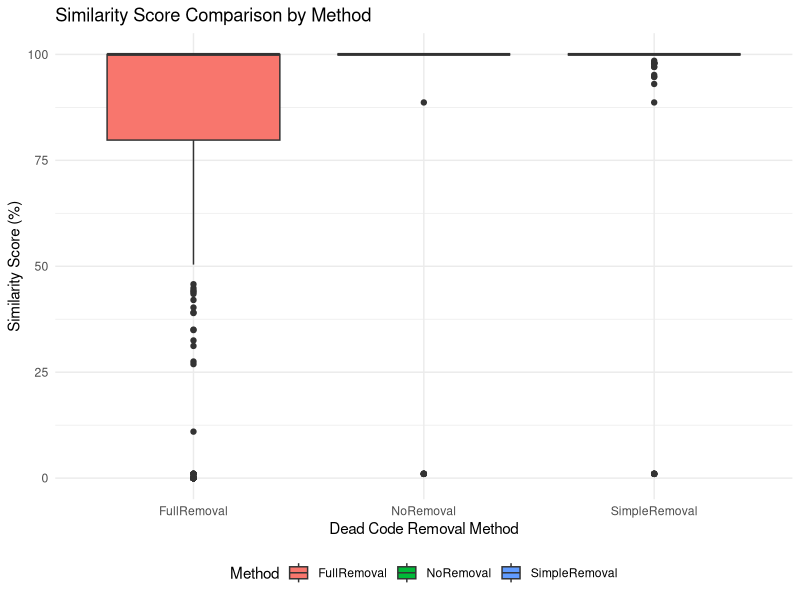
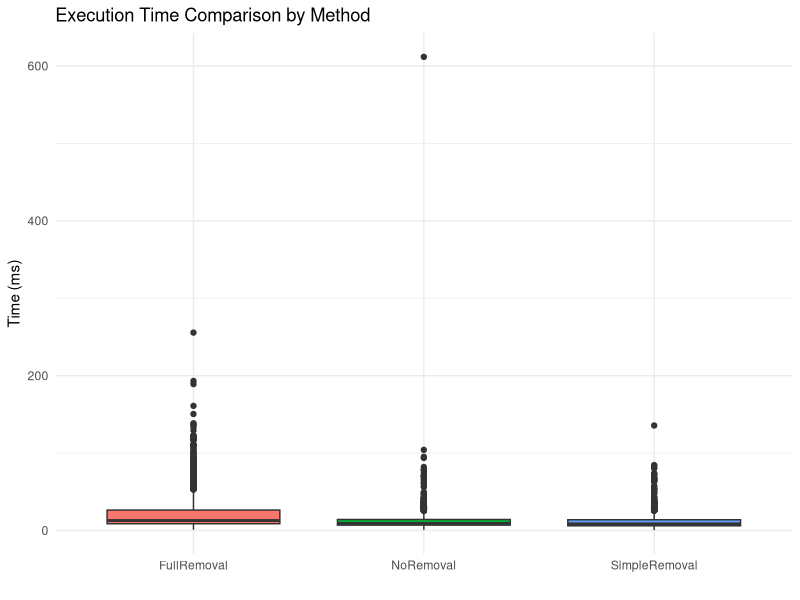

The R source for these figures, in order: (Note: this script raises an error after producing the figures.)
# Load required libraries
library(ggplot2)
library(tidyr)
library(dplyr)

# Read the CSV file
data <- read.csv("results/Progpedia_deadcode_results.csv")

# 1. Box plots for similarity values (NoRemoval, SimpleRemoval, FullRemoval)
similarity_data <- data %>%
  select(FileName, NoRemoval, SimpleRemoval, FullRemoval) %>%
  pivot_longer(cols = c(NoRemoval, SimpleRemoval, FullRemoval),
               names_to = "Method",
               values_to = "Similarity")
# Create box plot for similarity
p1 <- ggplot(similarity_data, aes(x = Method, y = Similarity, fill = Method)) +
  geom_boxplot() +
  labs(title = "Similarity Score Comparison by Method",
       x = "Dead Code Removal Method",
       y = "Similarity Score (%)") +
  theme_minimal() +
  theme(legend.position = "bottom")



# 2. Box plots for execution times
time_data <- data %>%
  select(FileName, TimeNoRemoval.ms., TimeSimpleRemoval.ms., TimeFullRemoval.ms.) %>%
  pivot_longer(cols = starts_with("Time"),
               names_to = "Method",
               values_to = "Time") %>%
  mutate(Method = gsub("Time|.ms.", "", Method))

p2 <- ggplot(time_data, aes(x = Method, y = Time, fill = Method)) +
  geom_boxplot() +
  labs(title = "Execution Time Comparison by Method",
       x = "",
       y = "Time (ms)") +
  theme_minimal() +
  theme(legend.position = "none")



# 4. Bar plot for error frequencies
# Convert string "true"/"false" to logical TRUE/FALSE
data <- data %>%
  mutate(
    JavaLanguageFeatureNotSupported = as.logical(JavaLanguageFeatureNotSupported),
    CpgErrorException = as.logical(CpgErrorException),
    RuntimeException = as.logical(RuntimeException)
  )
error_summary <- data %>%
  summarise(JavaNotSupported = sum(JavaLanguageFeatureNotSupported),
            CpgErrors = sum(CpgErrorException),
            RuntimeErrors = sum(RuntimeException),
            NoErrors = sum(!JavaLanguageFeatureNotSupported & !CpgErrorException)) %>%
  pivot_longer(everything(), names_to = "ErrorType", values_to = "Count") %>%
  mutate(ErrorType = case_when(
    ErrorType == "JavaNotSupported" ~ "Java feature not supported",
    ErrorType == "CpgErrors" ~ "CPG error",
    ErrorType == "RuntimeErrors" ~ "Runtime exception",
    ErrorType == "NoErrors" ~ "No error",
    TRUE ~ ErrorType
  ))

p4 <- ggplot(error_summary, aes(x = ErrorType, y = Count, fill = ErrorType)) +
  geom_bar(stat = "identity") +
  geom_text(aes(label = Count), vjust = -0.5, size = 4) +
  labs(title = "Error Frequency Analysis",
       x = "",
       y = "Count") +
  theme_minimal() +
  theme(legend.position = "none")


# Display plots
print(p1)
print(p2)
print(p4)

# Save plots
#ggsave("similarity_boxplot.png", p1, width = 10, height = 6, dpi = 300)
#ggsave("time_boxplot.png", p2, width = 10, height = 6, dpi = 300)
#ggsave("error_frequency.png", p4, width = 8, height = 6, dpi = 300)
# Save plots as PDF
ggsave("similarity_boxplot.pdf", p1, width = 10, height = 6)
ggsave("time_boxplot.pdf", p2, width = 10, height = 6)
ggsave("error_frequency.pdf", p4, width = 8, height = 6)


# 6. Summary statistics table
summary_stats <- similarity_data %>%
  group_by(Method) %>%
  summarise(
    Mean = mean(Similarity, na.rm = TRUE),
    Median = median(Similarity, na.rm = TRUE),
    SD = sd(Similarity, na.rm = TRUE),
    Min = min(Similarity, na.rm = TRUE),
    Max = max(Similarity, na.rm = TRUE)
  )

print(summary_stats)


#7: Create box plot for removed tokens
removed_tokens_data <- data %>%
  select(FileName, RemovedSimpleTokens, RemovedFullTokens) %>%
  pivot_longer(cols = c(RemovedSimpleTokens, RemovedFullTokens),
               names_to = "Method",
               values_to = "RemovedTokens") %>%
  mutate(Method = case_when(
    Method == "RemovedSimpleTokens" ~ "SimpleRemoval",
    Method == "RemovedFullTokens" ~ "FullRemoval",
    TRUE ~ Method
  ))

p_tokens <- ggplot(removed_tokens_data, aes(x = Method, y = RemovedTokens, fill = Method)) +
  geom_boxplot() +
  labs(title = "Removed Tokens Comparison by Method",
       x = "Dead Code Removal Method",
       y = "Number of Removed Tokens") +
  theme_minimal() +
  theme(legend.position = "none")

print(p_tokens)

ggsave("removed_tokens_boxplot.pdf", p_tokens, width = 8, height = 6)

tokens_summary <- removed_tokens_data %>%
  group_by(Method) %>%
  summarise(
    Mean = mean(RemovedTokens, na.rm = TRUE),
    Median = median(RemovedTokens, na.rm = TRUE),
    SD = sd(RemovedTokens, na.rm = TRUE),
    Min = min(RemovedTokens, na.rm = TRUE),
    Max = max(RemovedTokens, na.rm = TRUE)
  )

print(tokens_summary)
